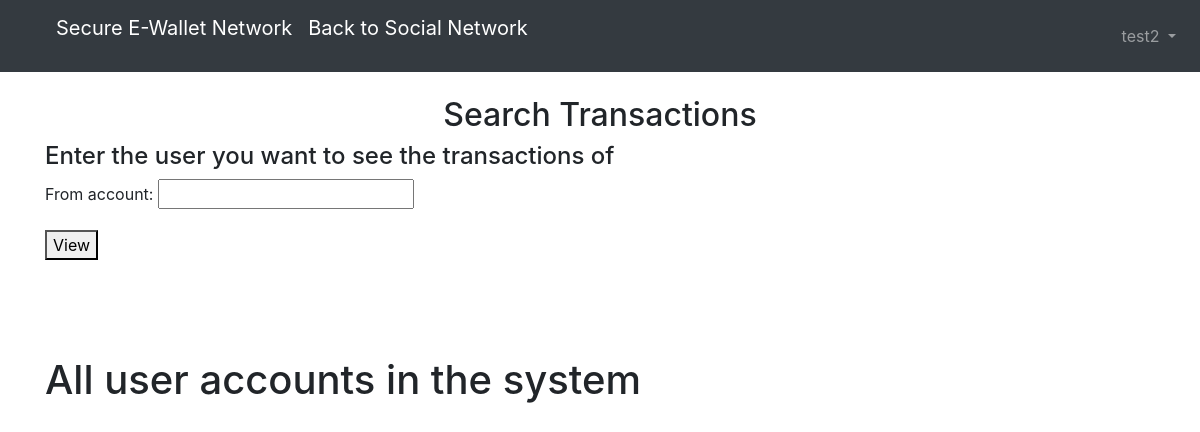
Before: /account/search_transactions_internal.html/ (signed in) with the older database file.
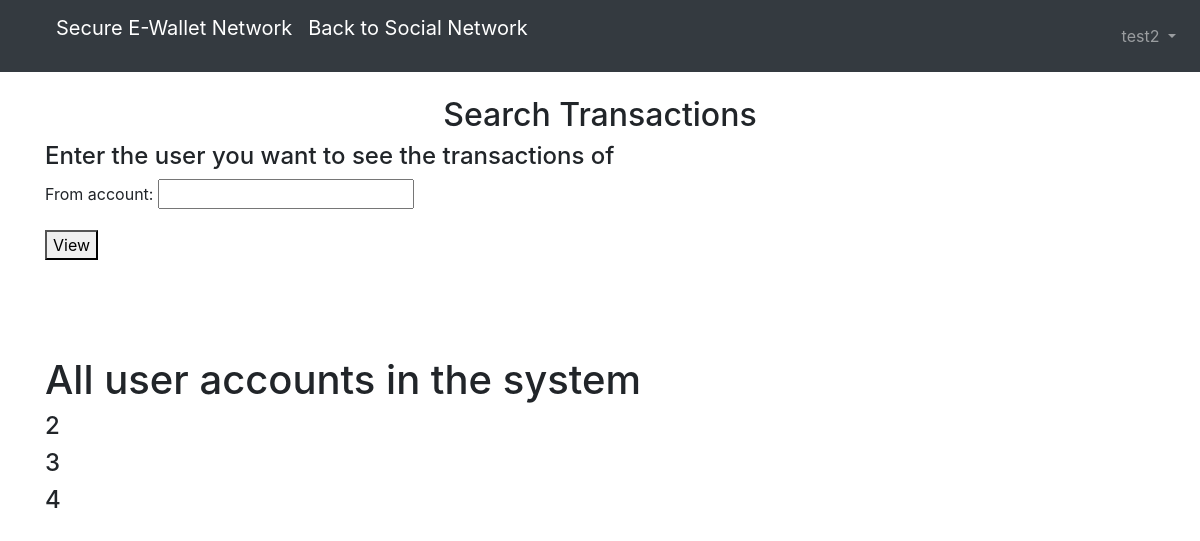
After: the same page with the newer database file.
### accounts/models.py (models this page shows, shortened)
class Account(models.Model):
    user=models.ForeignKey(UserProfile, related_name=("users"), on_delete=models.DO_NOTHING,null=True,blank=True)
    balance=models.IntegerField(default=10000)
    accountid=models.IntegerField(default=3,primary_key=True, unique=True)

### accounts/views.py (the view, shortened to what this page needs)
# urls.py: path('search_transactions_internal.html/',views.SearchTransactionsInternal.as_view(),name='searchtransactionsinternal'),
class SearchTransactionsInternal(LoginRequiredMixin, TemplateView):
    template_name='search_transactions_internal.html'
    login_url='login'
    def get(self,request):
        role=who_is(request)
        if role=='P':
            return HttpResponseRedirect(reverse('accounts:admindashboard'))
        form=SearchTransactionInternalForm
        accounts=models.Account.objects.all()
        return render(request,'accounts/search_transactions_internal.html',context={
            'search_form':form,
            'user_accounts':accounts,
        })

### accounts/views.py (called while the page is built)
def who_is(request):
    role=request.user.id
    for all_users in models.UserProfile.objects.all():
        if all_users.user.id==role:
            actual_user=all_users
    return actual_user.role

### accounts/templates/accounts/search_transactions_internal.html (shortened to what this page needs)
{% extends 'base1.html' %}
{% block content %}
<h2 style="text-align: center;">Search Transactions</h2>
<h4>Enter the user you want to see the transactions of</h4>
<form method="POST">
        {{ search_form.as_p }}
        <button type="btn btn-success" value="submit">View</button>
    </form>
        <br><br><br>
      <br>
      <h1>All user accounts in the system</h1>
      {% for account in user_accounts %}
      <h4>{{ account.accountid }}</h3>
      {% endfor %}
    {% endblock %}

### accounts/templates/base1.html (shortened to what this page needs)
<!DOCTYPE HTML>
<html lang="en">
<head>
<link rel="stylesheet" href="https://maxcdn.bootstrapcdn.com/bootstrap/4.0.0/css/bootstrap.min.css">
</head>
<body>
<nav class="navbar navbar-expand-md navbar-dark bg-dark mb-4">
<ul style="list-style:none;">
	<li style="text-align:left;float:left;display:inline-block;">
<a class="navbar-brand" href="#">Secure E-Wallet Network</a>
</li>
<li style="text-align:left;float:left;display:inline-block;">
<a class="navbar-brand" href="{%url 'home:home'%}">Back to Social Network</a>
</li>
</ul>
<div class="collapse navbar-collapse" id="navbarCollapse">
{% if user.is_authenticated %}
<ul class="navbar-nav ml-auto">
<li class="nav-item">
<a class="nav-link dropdown-toggle" href="#" id="userMenu" data-toggle="dropdown" aria-haspopup="true" aria-expanded="false">
 {{ user.username }}
</a>
</li>
</ul>
{% else %}
<form class="form-inline ml-auto">
<a href="{% url 'login' %}" class="btn btn-outline-secondary">Log in</a>
{% comment %}<a href="{% url 'accounts:register' %}" class="btn btn-primary ml-2">Sign up</a>{% endcomment %}
</form>
{% endif %}
</div>
</nav>
<div class="container">
{% block content %}
{% endblock %}
</div>
</body>
</html>

Changed rows visible on the page:
added Account: accountid "2"
added Account: accountid "3"
added Account: accountid "4"
